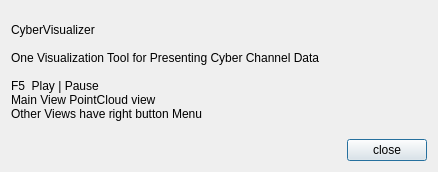
<?xml version="1.0" encoding="UTF-8"?>
<ui version="4.0">
 <class>MessageDialog</class>
 <widget class="QDialog" name="MessageDialog">
  <property name="windowModality">
   <enum>Qt::ApplicationModal</enum>
  </property>
  <property name="geometry">
   <rect>
    <x>0</x>
    <y>0</y>
    <width>438</width>
    <height>172</height>
   </rect>
  </property>
  <property name="windowTitle">
   <string>Dialog</string>
  </property>
  <layout class="QVBoxLayout" name="verticalLayout">
   <item>
    <widget class="QLabel" name="msgLabel">
     <property name="text">
      <string>CyberVisualizer

One Visualization Tool for Presenting Cyber Channel Data

F5  Play | Pause
Main View PointCloud view
Other Views have right button Menu</string>
     </property>
    </widget>
   </item>
   <item>
    <layout class="QHBoxLayout" name="horizontalLayout">
     <item>
      <spacer name="horizontalSpacer">
       <property name="orientation">
        <enum>Qt::Horizontal</enum>
       </property>
       <property name="sizeHint" stdset="0">
        <size>
         <width>40</width>
         <height>20</height>
        </size>
       </property>
      </spacer>
     </item>
     <item>
      <widget class="QPushButton" name="closePushButton">
       <property name="text">
        <string>close</string>
       </property>
      </widget>
     </item>
    </layout>
   </item>
  </layout>
 </widget>
 <resources/>
 <connections>
  <connection>
   <sender>closePushButton</sender>
   <signal>clicked()</signal>
   <receiver>MessageDialog</receiver>
   <slot>close()</slot>
   <hints>
    <hint type="sourcelabel">
     <x>416</x>
     <y>232</y>
    </hint>
    <hint type="destinationlabel">
     <x>456</x>
     <y>250</y>
    </hint>
   </hints>
  </connection>
 </connections>
</ui>
